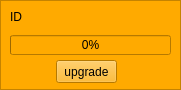
<?xml version="1.0" encoding="UTF-8"?>
<ui version="4.0">
 <class>UpgradeForm</class>
 <widget class="QFrame" name="UpgradeForm">
  <property name="geometry">
   <rect>
    <x>0</x>
    <y>0</y>
    <width>181</width>
    <height>90</height>
   </rect>
  </property>
  <property name="maximumSize">
   <size>
    <width>181</width>
    <height>90</height>
   </size>
  </property>
  <property name="windowTitle">
   <string>Frame</string>
  </property>
  <property name="styleSheet">
   <string notr="true">background-color: rgb(255, 170, 0);</string>
  </property>
  <property name="frameShape">
   <enum>QFrame::StyledPanel</enum>
  </property>
  <property name="frameShadow">
   <enum>QFrame::Raised</enum>
  </property>
  <widget class="QPushButton" name="upgrade">
   <property name="geometry">
    <rect>
     <x>56</x>
     <y>60</y>
     <width>61</width>
     <height>23</height>
    </rect>
   </property>
   <property name="text">
    <string>upgrade</string>
   </property>
  </widget>
  <widget class="QLabel" name="state">
   <property name="geometry">
    <rect>
     <x>100</x>
     <y>7</y>
     <width>71</width>
     <height>20</height>
    </rect>
   </property>
   <property name="styleSheet">
    <string notr="true"/>
   </property>
   <property name="text">
    <string/>
   </property>
  </widget>
  <widget class="QWidget" name="layoutWidget">
   <property name="geometry">
    <rect>
     <x>10</x>
     <y>10</y>
     <width>71</width>
     <height>16</height>
    </rect>
   </property>
   <layout class="QFormLayout" name="formLayout">
    <item row="0" column="0">
     <widget class="QLabel" name="label">
      <property name="text">
       <string>ID</string>
      </property>
     </widget>
    </item>
    <item row="0" column="1">
     <widget class="QLabel" name="id">
      <property name="text">
       <string/>
      </property>
     </widget>
    </item>
   </layout>
  </widget>
  <widget class="QProgressBar" name="percent">
   <property name="geometry">
    <rect>
     <x>10</x>
     <y>35</y>
     <width>161</width>
     <height>20</height>
    </rect>
   </property>
   <property name="value">
    <number>0</number>
   </property>
  </widget>
 </widget>
 <resources/>
 <connections/>
</ui>
